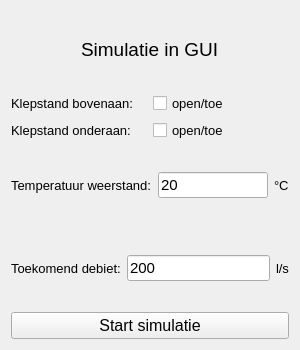
               <widget class="QWidget" name="GUiSim">
                <property name="minimumSize">
                 <size>
                  <width>300</width>
                  <height>350</height>
                 </size>
                </property>
                <property name="maximumSize">
                 <size>
                  <width>300</width>
                  <height>350</height>
                 </size>
                </property>
                <layout class="QGridLayout" name="gridLayout_6">
                 <item row="0" column="0">
                  <layout class="QVBoxLayout" name="verticalLayout_7">
                   <item>
                    <layout class="QHBoxLayout" name="horizontalLayout_14">
                     <item>
                      <spacer name="horizontalSpacer_6">
                       <property name="orientation">
                        <enum>Qt::Horizontal</enum>
                       </property>
                       <property name="sizeHint" stdset="0">
                        <size>
                         <width>48</width>
                         <height>17</height>
                        </size>
                       </property>
                      </spacer>
                     </item>
                     <item>
                      <widget class="QLabel" name="label_15">
                       <property name="font">
                        <font>
                         <pointsize>14</pointsize>
                        </font>
                       </property>
                       <property name="text">
                        <string>Simulatie in GUI</string>
                       </property>
                      </widget>
                     </item>
                     <item>
                      <spacer name="horizontalSpacer_5">
                       <property name="orientation">
                        <enum>Qt::Horizontal</enum>
                       </property>
                       <property name="sizeHint" stdset="0">
                        <size>
                         <width>48</width>
                         <height>17</height>
                        </size>
                       </property>
                      </spacer>
                     </item>
                    </layout>
                   </item>
                   <item>
                    <layout class="QHBoxLayout" name="horizontalLayout_13">
                     <item>
                      <widget class="QLabel" name="label_19">
                       <property name="font">
                        <font>
                         <pointsize>10</pointsize>
                        </font>
                       </property>
                       <property name="text">
                        <string>Klepstand bovenaan:</string>
                       </property>
                      </widget>
                     </item>
                     <item>
                      <widget class="QCheckBox" name="klepstandBovenCheckBox">
                       <property name="font">
                        <font>
                         <pointsize>10</pointsize>
                        </font>
                       </property>
                       <property name="text">
                        <string>open/toe</string>
                       </property>
                      </widget>
                     </item>
                    </layout>
                   </item>
                   <item>
                    <layout class="QHBoxLayout" name="horizontalLayout_12">
                     <item>
                      <widget class="QLabel" name="label_24">
                       <property name="font">
                        <font>
                         <pointsize>10</pointsize>
                        </font>
                       </property>
                       <property name="text">
                        <string>Klepstand onderaan:</string>
                       </property>
                      </widget>
                     </item>
                     <item>
                      <widget class="QCheckBox" name="klepstandBenedenCheckBox">
                       <property name="font">
                        <font>
                         <pointsize>10</pointsize>
                        </font>
                       </property>
                       <property name="text">
                        <string>open/toe</string>
                       </property>
                      </widget>
                     </item>
                    </layout>
                   </item>
                   <item>
                    <layout class="QHBoxLayout" name="horizontalLayout_11">
                     <item>
                      <widget class="QLabel" name="label_20">
                       <property name="font">
                        <font>
                         <pointsize>10</pointsize>
                        </font>
                       </property>
                       <property name="text">
                        <string>Temperatuur weerstand:</string>
                       </property>
                      </widget>
                     </item>
                     <item>
                      <widget class="QLineEdit" name="tempWeerstandEntry1">
                       <property name="font">
                        <font>
                         <pointsize>11</pointsize>
                        </font>
                       </property>
                       <property name="text">
                        <string>20</string>
                       </property>
                      </widget>
                     </item>
                     <item>
                      <widget class="QLabel" name="label_21">
                       <property name="font">
                        <font>
                         <pointsize>10</pointsize>
                        </font>
                       </property>
                       <property name="text">
                        <string>°C</string>
                       </property>
                      </widget>
                     </item>
                    </layout>
                   </item>
                   <item>
                    <layout class="QHBoxLayout" name="horizontalLayout_10">
                     <item>
                      <widget class="QLabel" name="label_22">
                       <property name="font">
                        <font>
                         <pointsize>10</pointsize>
                        </font>
                       </property>
                       <property name="text">
                        <string>Toekomend debiet:</string>
                       </property>
                      </widget>
                     </item>
                     <item>
                      <widget class="QLineEdit" name="toekomendDebietEntry1">
                       <property name="font">
                        <font>
                         <pointsize>11</pointsize>
                        </font>
                       </property>
                       <property name="text">
                        <string>200</string>
                       </property>
                      </widget>
                     </item>
                     <item>
                      <widget class="QLabel" name="label_25">
                       <property name="font">
                        <font>
                         <pointsize>10</pointsize>
                        </font>
                       </property>
                       <property name="text">
                        <string>l/s</string>
                       </property>
                      </widget>
                     </item>
                    </layout>
                   </item>
                   <item>
                    <widget class="QPushButton" name="startSim2">
                     <property name="font">
                      <font>
                       <pointsize>12</pointsize>
                      </font>
                     </property>
                     <property name="text">
                      <string>Start simulatie</string>
                     </property>
                     <property name="icon">
                      <iconset resource="Resource.qrc">
                       <normaloff>:/Icon/icon/play-6-32.ico</normaloff>
                       <normalon>:/Icon/icon/play-6-32 blauw.ico</normalon>:/Icon/icon/play-6-32.ico</iconset>
                     </property>
                    </widget>
                   </item>
                  </layout>
                 </item>
                </layout>
               </widget>
